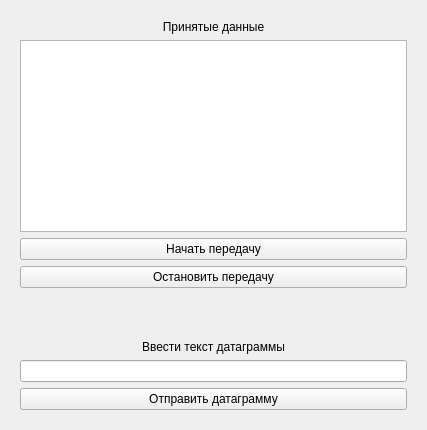
<?xml version="1.0" encoding="UTF-8"?>
<ui version="4.0">
 <class>MainWindow</class>
 <widget class="QMainWindow" name="MainWindow">
  <property name="geometry">
   <rect>
    <x>0</x>
    <y>0</y>
    <width>427</width>
    <height>430</height>
   </rect>
  </property>
  <property name="windowTitle">
   <string>UDP клиент</string>
  </property>
  <widget class="QWidget" name="centralwidget">
   <layout class="QVBoxLayout" name="verticalLayout">
    <property name="leftMargin">
     <number>20</number>
    </property>
    <property name="topMargin">
     <number>20</number>
    </property>
    <property name="rightMargin">
     <number>20</number>
    </property>
    <property name="bottomMargin">
     <number>20</number>
    </property>
    <item>
     <widget class="QLabel" name="lb_receiveData">
      <property name="text">
       <string>Принятые данные</string>
      </property>
      <property name="alignment">
       <set>Qt::AlignCenter</set>
      </property>
     </widget>
    </item>
    <item>
     <widget class="QTextEdit" name="te_result"/>
    </item>
    <item>
     <widget class="QPushButton" name="pb_start">
      <property name="text">
       <string>Начать передачу</string>
      </property>
     </widget>
    </item>
    <item>
     <widget class="QPushButton" name="pb_stop">
      <property name="text">
       <string>Остановить передачу</string>
      </property>
     </widget>
    </item>
    <item>
     <spacer name="verticalSpacer">
      <property name="orientation">
       <enum>Qt::Vertical</enum>
      </property>
      <property name="sizeHint" stdset="0">
       <size>
        <width>20</width>
        <height>20</height>
       </size>
      </property>
     </spacer>
    </item>
    <item>
     <widget class="QLabel" name="lb_transmitData">
      <property name="text">
       <string>Ввести текст датаграммы</string>
      </property>
      <property name="alignment">
       <set>Qt::AlignCenter</set>
      </property>
     </widget>
    </item>
    <item>
     <widget class="QLineEdit" name="le_inputText"/>
    </item>
    <item>
     <widget class="QPushButton" name="pb_sendDatagram">
      <property name="text">
       <string>Отправить датаграмму</string>
      </property>
     </widget>
    </item>
   </layout>
  </widget>
 </widget>
 <resources/>
 <connections/>
</ui>
